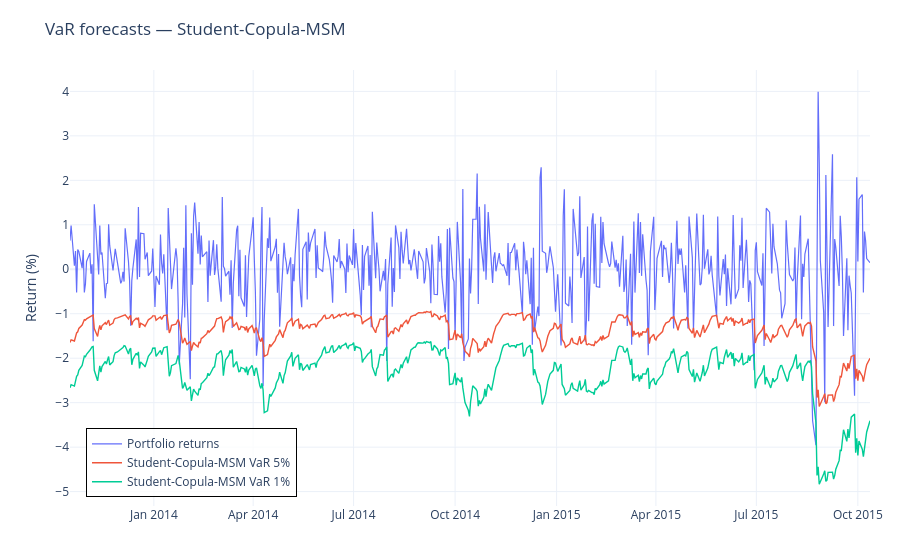

Notebook source saved alongside this figure:
### Markdown cell above
### 7.4 Figures

### Code cell
portfolio_oos = portfolio_returns(
    returns=returns[["NASDAQ", "S&P 500"]],
    weights=np.array(WEIGHTS),
).loc[var_forecasts.index]

fig3 = plot_var_forecasts(
    portfolio_returns=portfolio_oos,
    var_forecasts=var_forecasts,
    output_path=REPORTS_DIR / "figures" / "figure_3_var_copula_msm_student_k5.html",
    title="VaR forecasts — Student-Copula-MSM",
    positive_loss_var=False,
)

fig3.show()

### Figure 1 — Plotly figure (JSON) as saved in the notebook; plotly's stock layout.template omitted (floating-point values rounded to 4 significant figures; data arrays with more than 128 entries replaced by an {"elided": "..."} marker saying what was removed)
{"data": [{"line": {"width": 1.2}, "mode": "lines", "name": "Portfolio returns", "type": "scatter", "x": {"elided": "500 str values"}, "y": {"elided": "500 float values"}}, {"line": {"width": 1.4}, "mode": "lines", "name": "Student-Copula-MSM VaR 5%", "type": "scatter", "x": {"elided": "500 str values"}, "y": {"elided": "500 float values"}}, {"line": {"width": 1.4}, "mode": "lines", "name": "Student-Copula-MSM VaR 1%", "type": "scatter", "x": {"elided": "500 str values"}, "y": {"elided": "500 float values"}}], "layout": {"hovermode": "x unified", "legend": {"bgcolor": "rgba(255,255,255,0.8)", "bordercolor": "black", "borderwidth": 1, "x": 0.02, "xanchor": "left", "y": 0.02, "yanchor": "bottom"}, "margin": {"b": 50, "l": 70, "r": 30, "t": 70}, "title": {"text": "VaR forecasts — Student-Copula-MSM"}, "xaxis": {"title": {"text": ""}}, "yaxis": {"title": {"text": "Return (%)"}}}}
